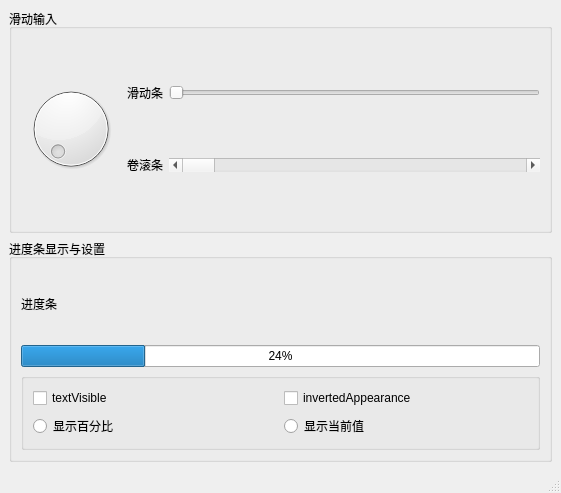
<?xml version="1.0" encoding="UTF-8"?>
<ui version="4.0">
 <class>QtSlider</class>
 <widget class="QMainWindow" name="QtSlider">
  <property name="geometry">
   <rect>
    <x>0</x>
    <y>0</y>
    <width>561</width>
    <height>493</height>
   </rect>
  </property>
  <property name="windowTitle">
   <string>QtSlider</string>
  </property>
  <widget class="QWidget" name="centralwidget">
   <layout class="QVBoxLayout" name="verticalLayout_2">
    <item>
     <widget class="QGroupBox" name="groupBox">
      <property name="title">
       <string>滑动输入</string>
      </property>
      <layout class="QGridLayout" name="gridLayout_2">
       <item row="0" column="0" rowspan="2">
        <widget class="QDial" name="dial"/>
       </item>
       <item row="0" column="1">
        <widget class="QLabel" name="label">
         <property name="text">
          <string>滑动条</string>
         </property>
        </widget>
       </item>
       <item row="0" column="2">
        <widget class="QSlider" name="hSlider">
         <property name="orientation">
          <enum>Qt::Horizontal</enum>
         </property>
        </widget>
       </item>
       <item row="1" column="1">
        <widget class="QLabel" name="label_2">
         <property name="text">
          <string>卷滚条</string>
         </property>
        </widget>
       </item>
       <item row="1" column="2">
        <widget class="QScrollBar" name="hScrollBar">
         <property name="orientation">
          <enum>Qt::Horizontal</enum>
         </property>
        </widget>
       </item>
      </layout>
     </widget>
    </item>
    <item>
     <widget class="QGroupBox" name="groupBox_2">
      <property name="title">
       <string>进度条显示与设置</string>
      </property>
      <layout class="QVBoxLayout" name="verticalLayout">
       <item>
        <widget class="QLabel" name="label_3">
         <property name="text">
          <string>进度条</string>
         </property>
        </widget>
       </item>
       <item>
        <widget class="QProgressBar" name="progressBar">
         <property name="value">
          <number>24</number>
         </property>
        </widget>
       </item>
       <item>
        <widget class="QGroupBox" name="groupBox_3">
         <property name="title">
          <string/>
         </property>
         <layout class="QGridLayout" name="gridLayout">
          <item row="0" column="0">
           <widget class="QCheckBox" name="chkTxtVisible">
            <property name="text">
             <string>textVisible</string>
            </property>
           </widget>
          </item>
          <item row="0" column="1">
           <widget class="QCheckBox" name="chkInvAppear">
            <property name="text">
             <string>invertedAppearance</string>
            </property>
           </widget>
          </item>
          <item row="1" column="0">
           <widget class="QRadioButton" name="radioPercent">
            <property name="text">
             <string>显示百分比</string>
            </property>
           </widget>
          </item>
          <item row="1" column="1">
           <widget class="QRadioButton" name="radioCurrent">
            <property name="text">
             <string>显示当前值</string>
            </property>
           </widget>
          </item>
         </layout>
        </widget>
       </item>
      </layout>
     </widget>
    </item>
   </layout>
  </widget>
  <widget class="QMenuBar" name="menubar">
   <property name="geometry">
    <rect>
     <x>0</x>
     <y>0</y>
     <width>561</width>
     <height>26</height>
    </rect>
   </property>
  </widget>
  <widget class="QStatusBar" name="statusbar"/>
 </widget>
 <resources/>
 <connections/>
</ui>
